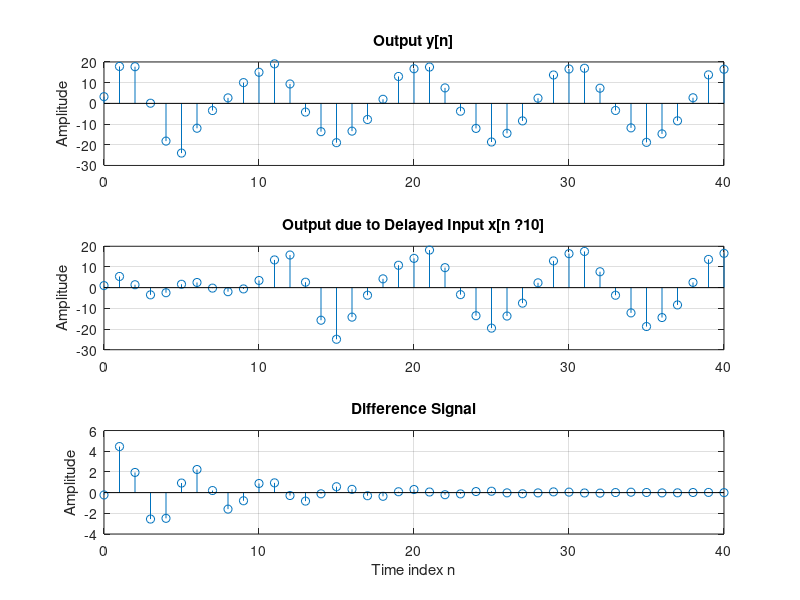

Here is the MATLAB script that generated this plot:
%Q2_15
% Program P2_4
% Generate the input sequences
clf;
n = 0:40; D = 10;a = 3.0;b = -2;
x = a*cos(2*pi*0.1*n) + b*cos(2*pi*0.4*n);
xd = [zeros(1,D) x];
num = [2.2403 2.4908 2.2403];
den = [1 -0.4 0.75];
ic = [1 5]; % Set initial conditions
% Compute the output y[n]
y = filter(num,den,x,ic);
% Compute the output yd[n]
yd = filter(num,den,xd,ic);
% Compute the difference output d[n]
d = y - yd(1+D:41+D);
% Plot the outputs
subplot(3,1,1)
stem(n,y);
ylabel('Amplitude'); 
title('Output y[n]'); grid;
subplot(3,1,2)
stem(n,yd(1:41));
ylabel('Amplitude');
title(['Output due to Delayed Input x[n ?', num2str(D),']']); grid;
subplot(3,1,3)
stem(n,d);
xlabel('Time index n'); ylabel('Amplitude');
title('Difference Signal'); grid;
